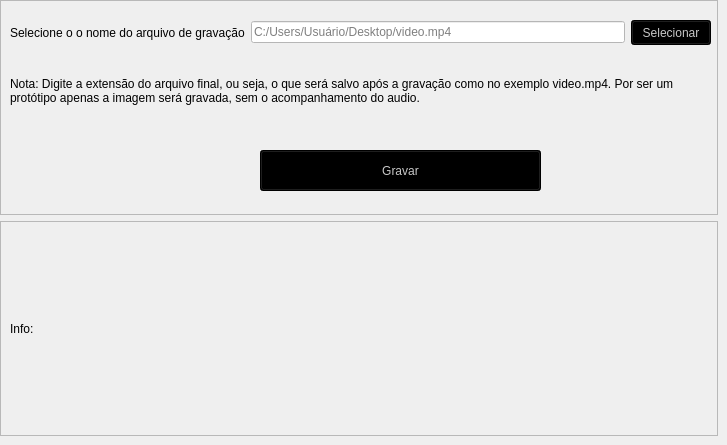
            <widget class="QWidget" name="page_10">
             <widget class="QFrame" name="frame_26">
              <property name="geometry">
               <rect>
                <x>0</x>
                <y>221</y>
                <width>718</width>
                <height>215</height>
               </rect>
              </property>
              <property name="frameShape">
               <enum>QFrame::StyledPanel</enum>
              </property>
              <property name="frameShadow">
               <enum>QFrame::Raised</enum>
              </property>
              <layout class="QVBoxLayout" name="verticalLayout_20">
               <item>
                <widget class="QLabel" name="infogravar">
                 <property name="text">
                  <string>Info:</string>
                 </property>
                 <property name="wordWrap">
                  <bool>true</bool>
                 </property>
                </widget>
               </item>
              </layout>
             </widget>
             <widget class="QFrame" name="frame_27">
              <property name="geometry">
               <rect>
                <x>0</x>
                <y>0</y>
                <width>718</width>
                <height>215</height>
               </rect>
              </property>
              <property name="styleSheet">
               <string notr="true">QLineEdit{
	
	background-color: rgb(255, 255, 255);
}</string>
              </property>
              <property name="frameShape">
               <enum>QFrame::StyledPanel</enum>
              </property>
              <property name="frameShadow">
               <enum>QFrame::Raised</enum>
              </property>
              <widget class="QPushButton" name="gravar">
               <property name="geometry">
                <rect>
                 <x>260</x>
                 <y>150</y>
                 <width>281</width>
                 <height>41</height>
                </rect>
               </property>
               <property name="sizePolicy">
                <sizepolicy hsizetype="Preferred" vsizetype="Preferred">
                 <horstretch>0</horstretch>
                 <verstretch>0</verstretch>
                </sizepolicy>
               </property>
               <property name="styleSheet">
                <string notr="true">QPushButton:hover{
	
	background-color: rgb(255, 255, 255);
	color: rgb(0, 0, 0);
	border-radius: 15px;

}

QPushButton{
	
	
	background-color: rgb(0, 0, 0);
	color: rgb(200, 200, 200);
}</string>
               </property>
               <property name="text">
                <string>Gravar</string>
               </property>
              </widget>
              <widget class="QWidget" name="layoutWidget_3">
               <property name="geometry">
                <rect>
                 <x>10</x>
                 <y>20</y>
                 <width>701</width>
                 <height>111</height>
                </rect>
               </property>
               <layout class="QGridLayout" name="gridLayout_10">
                <item row="0" column="2">
                 <widget class="QPushButton" name="selecionargravar">
                  <property name="minimumSize">
                   <size>
                    <width>80</width>
                    <height>25</height>
                   </size>
                  </property>
                  <property name="styleSheet">
                   <string notr="true">QPushButton:hover{
	
	background-color: rgb(255, 255, 255);
	color: rgb(0, 0, 0);

}

QPushButton{
	
	
	background-color: rgb(0, 0, 0);
	color: rgb(200, 200, 200);
}</string>
                  </property>
                  <property name="text">
                   <string>Selecionar</string>
                  </property>
                 </widget>
                </item>
                <item row="0" column="1">
                 <widget class="QLineEdit" name="caminhogravar">
                  <property name="placeholderText">
                   <string>C:/Users/Usuário/Desktop/video.mp4</string>
                  </property>
                 </widget>
                </item>
                <item row="0" column="0">
                 <widget class="QLabel" name="label_29">
                  <property name="text">
                   <string>Selecione o o nome do arquivo de gravação</string>
                  </property>
                 </widget>
                </item>
                <item row="1" column="0" colspan="3">
                 <widget class="QLabel" name="label_31">
                  <property name="text">
                   <string>Nota: Digite a extensão do arquivo final, ou seja, o que será salvo após a gravação como no exemplo video.mp4. Por ser um protótipo apenas a imagem será gravada, sem o acompanhamento do audio.</string>
                  </property>
                  <property name="wordWrap">
                   <bool>true</bool>
                  </property>
                 </widget>
                </item>
               </layout>
              </widget>
             </widget>
            </widget>
